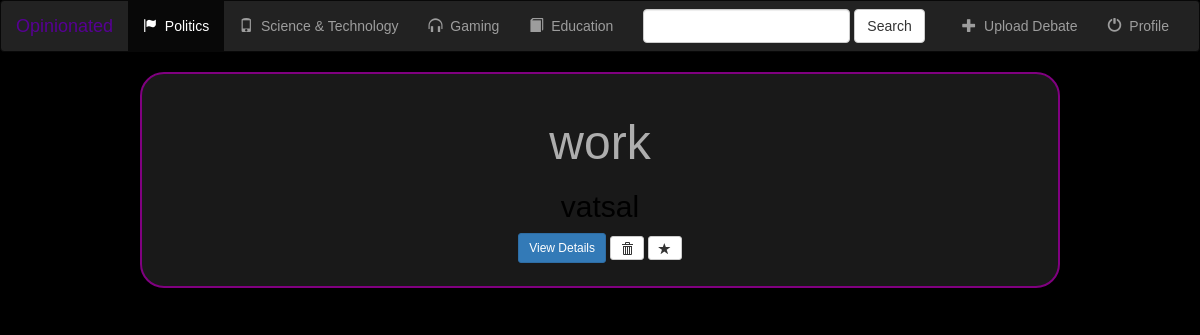
The app's page /politics/, older data.
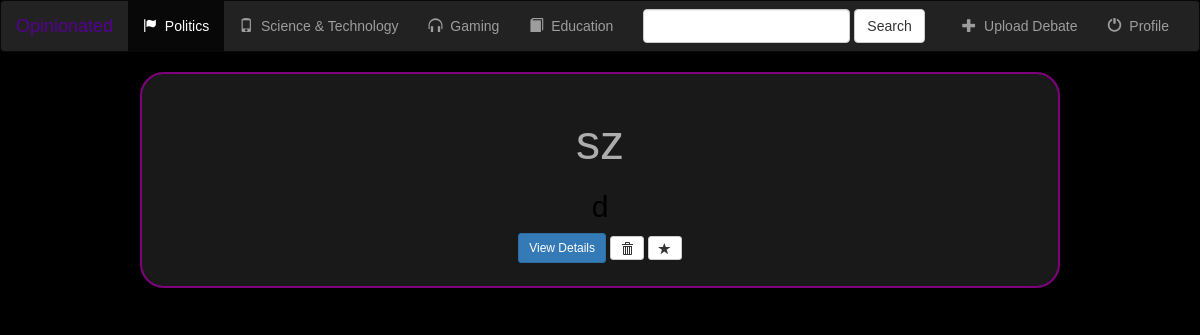
The same page, newer data.
### politics/models.py (models this page shows, shortened)
class Debate(models.Model):
    username = models.CharField(max_length =20 , blank=True, default='')
    description = models.CharField(max_length =300 , blank=True, default='')
    title = models.CharField(max_length = 200, blank=True, default='')
    date = models.CharField(max_length =10, blank=True, default='')
    genre = models.CharField(max_length = 20, blank=True, default='')
    pfp = models.CharField(max_length =12, blank=True, default='')
    likes = models.ManyToManyField(User, related_name='likes', blank = True)

### politics/views.py (the view)
class IndexView(generic.ListView):
    template_name = 'politics/index.html'
    def get_queryset(self):
        return Debate.objects.all()

### politics/templates/politics/index.html (shortened to what this page needs)
 {% load staticfiles %}
<link rel = "stylesheet" href = "https://maxcdn.bootstrapcdn.com/bootstrap/3.3.6/css/bootstrap.min.css">
<link rel = "stylesheet" type = "text/css" href = "{% static 'politics/styless.css' %}" />
<nav class= "navbar navbar-inverse">
<div class = "container-fluid">
    <div class="navbar-header">
        <a class = "navbar-brand" href="{% url 'politics:index' %}">Opinionated</a>
    </div>
    <div class = "collapse navbar-collapse" id="topNavBar">
        <ul class = "nav navbar-nav">
            <li class = "active">
                <a href="{% url 'politics:index' %}">
                <span class = "glyphicon glyphicon-flag" aria-hidden="true"></span>&nbsp; Politics
                </a>
            </li>
                <li class = "">
                <a href="#">
                <span class = "glyphicon glyphicon-phone" aria-hidden="true"></span>&nbsp; Science & Technology
                </a>
            </li>
                <li class = "">
                <a href="#">
                <span class = "glyphicon glyphicon-headphones" aria-hidden="true"></span>&nbsp; Gaming
                </a>
            </li>
                <li class = "">
                <a href="#">
                <span class = "glyphicon glyphicon-Book" aria-hidden="true"></span>&nbsp; Education
                </a>
            </li>
        </ul>
        <form class = "navbar-form navbar-left" role = "search" method = "get" action = "#">
            <div class = "form-group">
                <input type = "text" class = "form-control" name="q" value="">
            </div>
            <button type = "submit" class="btn btn-default">Search</button>
        </form>
        <ul class = "nav navbar-nav navbar-right">
                <li class = "">
                <a href="{% url 'politics:debate-add' %}">
                <span class = "glyphicon glyphicon-plus" aria-hidden="true"></span>&nbsp; Upload Debate
                </a>
            </li>
                <li class = "">
                <a href="/profile/view">
                <span class = "glyphicon glyphicon-off" aria-hidden="true"></span>&nbsp; Profile
                </a>
            </li>
        </ul>
    </div>
</div>
</nav>
<link rel="stylesheet" href="{% static 'detail.css' %}">
<div class="debates-container container">
        {% if object_list %}
            {% for debate in object_list %}
                <div class=" col-lg-10 col-sm-offset-1">
                    <div class="thumbnail">
                        <div class="caption">
                        <center>
                            <h1>{{ debate.title }}</h1>
                            <h2>{{ debate.username }}</h2>
                            <a href="{% url 'politics:detail' debate.id %}" class="btn btn-primary btn-sm" role="button">View Details</a>
                            <form action="{% url 'politics:debate-delete' debate.id %}" method="post" style="display: inline;">
                                <button type="submit" class="btn btn-default btn-sm">
                                    <span class="glyphicon glyphicon-trash"></span>
                                </button>
                            </form>
                            <a href="#" class="btn btn-default btn-sm btn-favorite">
                                <span class="glyphicon glyphicon-star {% if debate.is_favorite %}active{% endif %}"></span>
                            </a>
						</center>
                        </div>
                    </div>
                </div>
            {% endfor %}
        {% endif %}
    </div>

Row changes from the older to the newer data that the page shows:
removed Debate: title "work", username "vatsal"
added Debate: title "sz", username "d"
